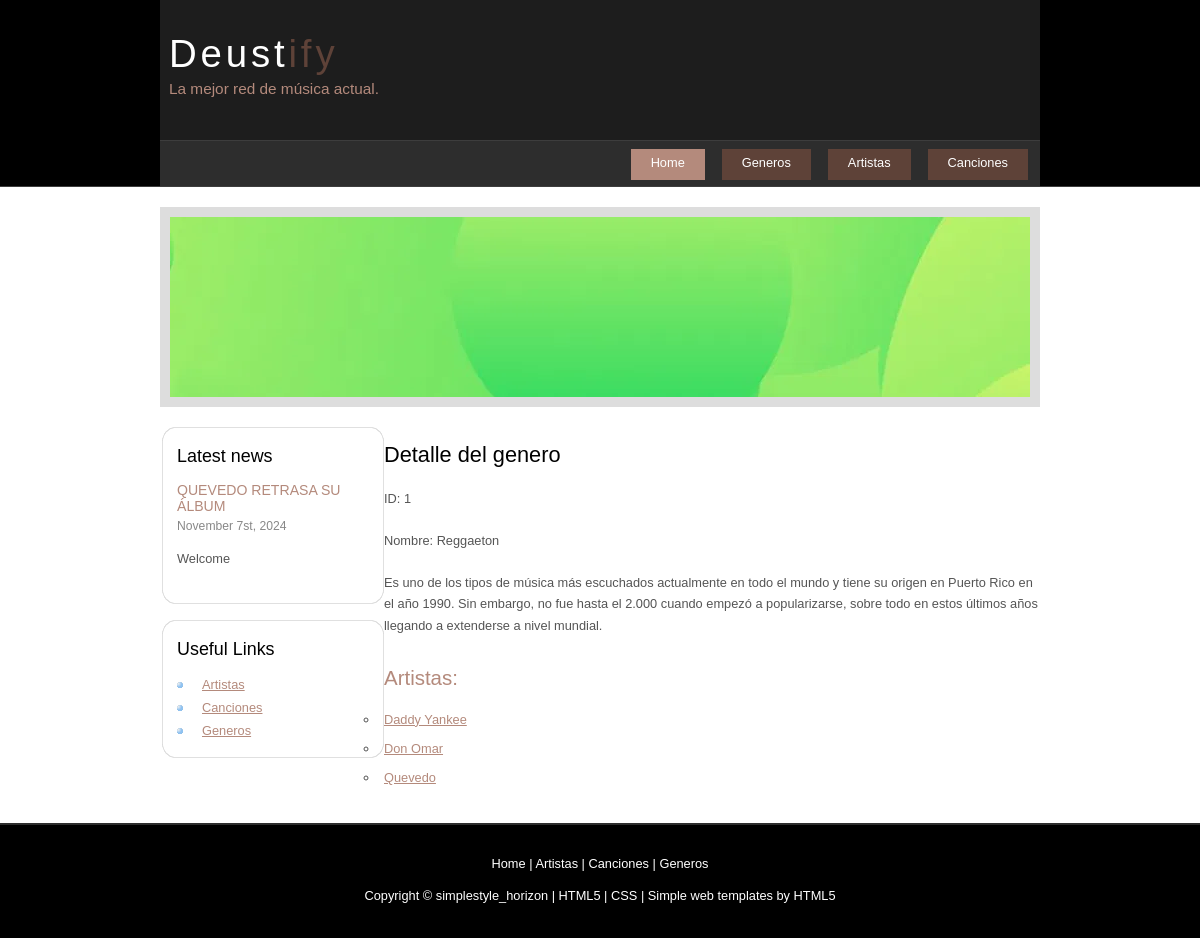
The app's page /es/spotyWebApp/generos/1/ with its own data.
### spotyWebApp/models.py (models this page shows, shortened)
class Genero(models.Model):
    id = models.IntegerField(default=0, primary_key=True)
    nombre = models.CharField(max_length=25)
    origen = models.CharField(max_length = 400, null = True)

class Artista(models.Model):
    nombre = models.CharField(max_length=25)
    id = models.IntegerField(default=0,primary_key=True)
    fechaNacimiento = models.DateField(null = True)
    genero = models.ForeignKey(Genero, related_name="artistas", on_delete=models.CASCADE)
    imagen_url = models.URLField(blank=True, null=True)

### spotyWebApp/views.py (the view)
# urls.py: path('generos/<int:id_genero>/', DetalleGeneroView.as_view(), name='detalleGenero'),
class DetalleGeneroView(DetailView):
    model = Genero
    template_name = 'detalleGenero.html'
    context_object_name = 'genero'
    pk_url_kwarg = 'id_genero'

### spotyWebApp/templates/detalleGenero.html
{%extends 'base.html'%}
{%block contenido%}
    <h1>Detalle del genero</h1>
    <p>ID: {{ genero.id }}</p>
    <p>Nombre: {{ genero.nombre }}</p>
    <p>{{genero.origen}}</p>
    <h2>Artistas:</h2>
    <ul>
    {% for artista in genero.artistas.all %}
        <li>
            <a href="{% url 'detalleArtista' artista.id %}">
                {{ artista.nombre }}
            </a>
        </li>
    {% empty %}
        <li>No hay artistas asociados a este genero.</li>
    {% endfor %}
    </ul>
{%endblock%}

### spotyWebApp/static/style/style.css (style rules this page uses)
html { height: 100%; }
* { margin: 0; padding: 0; }
body { font: normal .80em 'trebuchet ms', arial, sans-serif; background: #FFF; color: #555; }
p { padding: 0 0 20px 0; line-height: 1.7em; }
h1, h2, h3, h4, h5, h6 { color: #362C20; letter-spacing: 0em; padding: 0 0 5px 0; }
h1, h2, h3 { font: normal 170% 'century gothic', arial; margin: 0 0 15px 0; padding: 15px 0 5px 0; color: #000; }
h2 { font-size: 160%; padding: 9px 0 5px 0; color: #B48A7C; }
a, a:hover { outline: none; text-decoration: underline; color: #B48A7C; }
ul { margin: 2px 0 22px 17px; }
ul li { list-style-type: circle; margin: 0 0 6px 0; padding: 0 0 4px 5px; line-height: 1.5em; }

### records on screen
Genero: id "1", nombre "Reggaeton", origen "Es uno de los tipos de música más escuchados actualmente en todo el mundo y tiene su origen en Puerto Rico en el año 1990. Sin embargo, no fue hasta el 2.000 cuando empezó a popularizarse, sobre todo en estos últimos años llegando a extenderse a nivel mundial."
Artista: nombre "Daddy Yankee"
Artista: nombre "Don Omar"
Artista: nombre "Quevedo"
